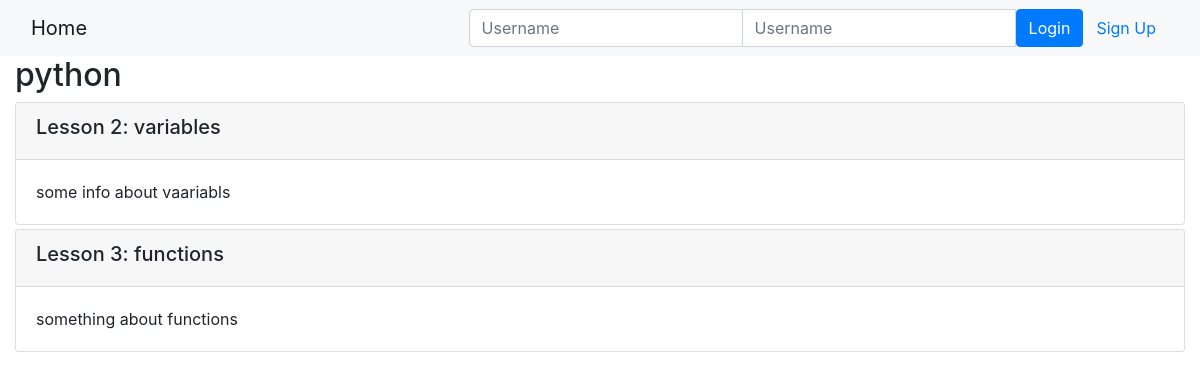
/onlinecourse/1/, run on an earlier commit of the app's database.
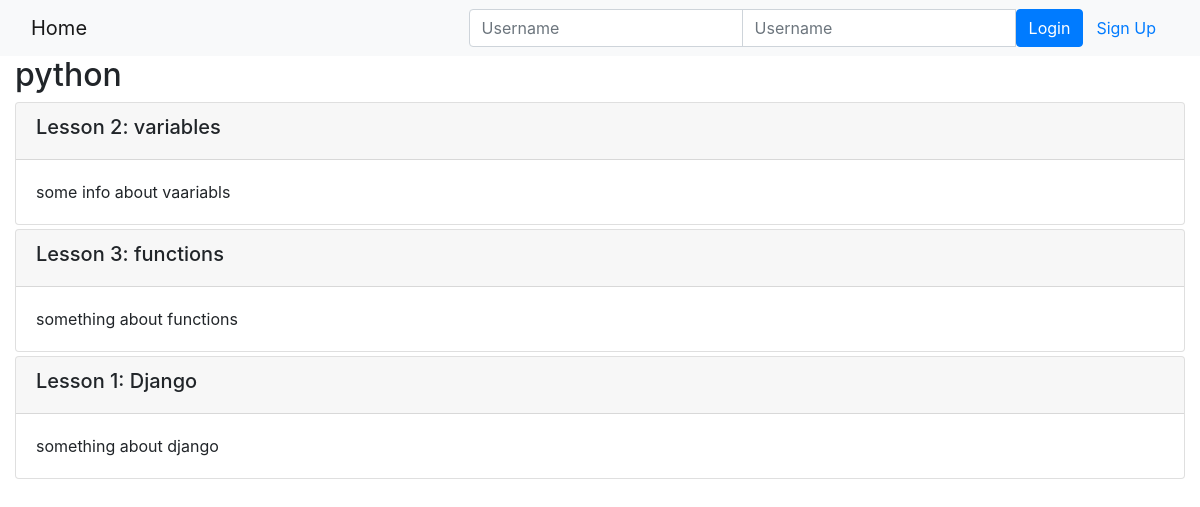
And on a later commit of the database.
### onlinecourse/models.py (models this page shows, shortened)
class Lesson(models.Model):
    title = models.CharField(null=False, max_length=200, default="title")
    order = models.IntegerField(default=0)
    course = models.ForeignKey(Course, on_delete=models.CASCADE)
    content = models.TextField()

### onlinecourse/views.py (the view)
# urls.py: path('<int:pk>/', views.CourseDetailView.as_view(), name='course_details'),
class CourseDetailView(generic.DetailView):
    model = Course
    template_name = 'onlinecourse/course_detail_bootstrap.html'

### onlinecourse/templates/onlinecourse/course_detail_bootstrap.html (shortened to what this page needs)
<!DOCTYPE html>
<html lang="en">
<head>
     {% load static %}
    <link rel="stylesheet" href="https://maxcdn.bootstrapcdn.com/bootstrap/4.5.2/css/bootstrap.min.css">
</head>
<body>
    <nav class="navbar navbar-light bg-light">
        <div class="container-fluid">
            <div class="navbar-header">
                  <a class="navbar-brand" href="{% url 'onlinecourse:index' %}">Home</a>
            </div>
            <ul class="nav navbar-nav navbar-right">
                {% if user.is_authenticated %}
                <li>
                    <a class="btn btn-link" href="#">{{ user.first_name }}({{ user.username }})</a>
                    <a class="btn btn-link" href="{% url 'onlinecourse:logout' %}">Logout</a>
                </li>
                {% else %}
                <li>
                    <form class="form-inline" action="{% url 'onlinecourse:login' %}" method="post">
                        <div class="input-group">
                            <input type="text" class="form-control" placeholder="Username" name="username" >
                            <input type="password" class="form-control" placeholder="Username" name="psw" >
                            <button class="btn btn-primary" type="submit">Login</button>
                            <a class="btn btn-link" href="{% url 'onlinecourse:registration' %}">Sign Up</a>
                        </div>
                    </form>
                </li>
                {% endif %}
            </ul>
        </div>
    </nav>
    <div class="container-fluid">
            <h2>{{ course.name }}</h2>
            <div class="card-columns-vertical">
                {% for lesson in course.lesson_set.all %}
                    <div class="card mt-1">
                        <div class="card-header"><h5>Lesson {{lesson.order|add:1}}: {{lesson.title}}</h5></div>
                        <div class="card-body">{{lesson.content}}</div>
                    </div>
                {% endfor %}
            </div>
    </div>
</body>
</html>

What changed in the data, as far as the page shows it:
added Lesson: order|add "1", title "Django", content "something about django"
